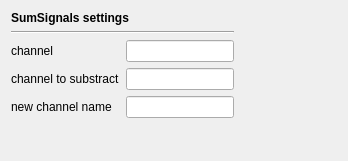
<?xml version="1.0" encoding="UTF-8"?>
<ui version="4.0">
 <class>SumSignalsSettingsView</class>
 <widget class="QWidget" name="SumSignalsSettingsView">
  <property name="geometry">
   <rect>
    <x>0</x>
    <y>0</y>
    <width>348</width>
    <height>161</height>
   </rect>
  </property>
  <property name="windowTitle">
   <string>Form</string>
  </property>
  <layout class="QGridLayout" name="gridLayout_2">
   <item row="0" column="0">
    <layout class="QVBoxLayout" name="verticalLayout">
     <item>
      <widget class="QLabel" name="label_8">
       <property name="font">
        <font>
         <weight>75</weight>
         <bold>true</bold>
        </font>
       </property>
       <property name="text">
        <string>SumSignals settings</string>
       </property>
       <property name="alignment">
        <set>Qt::AlignLeading|Qt::AlignLeft|Qt::AlignVCenter</set>
       </property>
      </widget>
     </item>
     <item>
      <layout class="QGridLayout" name="gridLayout">
       <item row="1" column="0">
        <widget class="QLabel" name="label">
         <property name="text">
          <string>channel</string>
         </property>
        </widget>
       </item>
       <item row="1" column="1">
        <widget class="QLineEdit" name="channel_lineEdit">
         <property name="toolTip">
          <string>Name of the initial channel (separate additional channel with a comma without space) </string>
         </property>
        </widget>
       </item>
       <item row="2" column="2">
        <spacer name="horizontalSpacer_2">
         <property name="orientation">
          <enum>Qt::Horizontal</enum>
         </property>
         <property name="sizeHint" stdset="0">
          <size>
           <width>40</width>
           <height>20</height>
          </size>
         </property>
        </spacer>
       </item>
       <item row="2" column="0">
        <widget class="QLabel" name="label_2">
         <property name="text">
          <string>channel to substract</string>
         </property>
        </widget>
       </item>
       <item row="2" column="1">
        <widget class="QLineEdit" name="channel_to_sub_lineEdit">
         <property name="toolTip">
          <string>Name of the channel to substract to channel.</string>
         </property>
        </widget>
       </item>
       <item row="1" column="2">
        <spacer name="horizontalSpacer">
         <property name="orientation">
          <enum>Qt::Horizontal</enum>
         </property>
         <property name="sizeHint" stdset="0">
          <size>
           <width>40</width>
           <height>20</height>
          </size>
         </property>
        </spacer>
       </item>
       <item row="0" column="0" colspan="2">
        <widget class="Line" name="line">
         <property name="orientation">
          <enum>Qt::Horizontal</enum>
         </property>
        </widget>
       </item>
       <item row="3" column="0">
        <widget class="QLabel" name="label_3">
         <property name="text">
          <string>new channel name</string>
         </property>
        </widget>
       </item>
       <item row="3" column="1">
        <widget class="QLineEdit" name="new_chan_name_lineEdit">
         <property name="toolTip">
          <string>To rename the new substracted channel (valid only when a single channel is substracted).  The default name is &quot;channel - channel to substract&quot;.</string>
         </property>
        </widget>
       </item>
      </layout>
     </item>
     <item>
      <spacer name="verticalSpacer">
       <property name="orientation">
        <enum>Qt::Vertical</enum>
       </property>
       <property name="sizeHint" stdset="0">
        <size>
         <width>20</width>
         <height>40</height>
        </size>
       </property>
      </spacer>
     </item>
    </layout>
   </item>
  </layout>
 </widget>
 <resources/>
 <connections/>
 <slots>
  <slot>on_choose()</slot>
  <slot>on_input_format_changed()</slot>
  <slot>on_event_stages_changed()</slot>
  <slot>on_event_stages_wrap_changed()</slot>
  <slot>on_event_nrem_changed()</slot>
  <slot>on_event_nwake_changed()</slot>
 </slots>
</ui>
